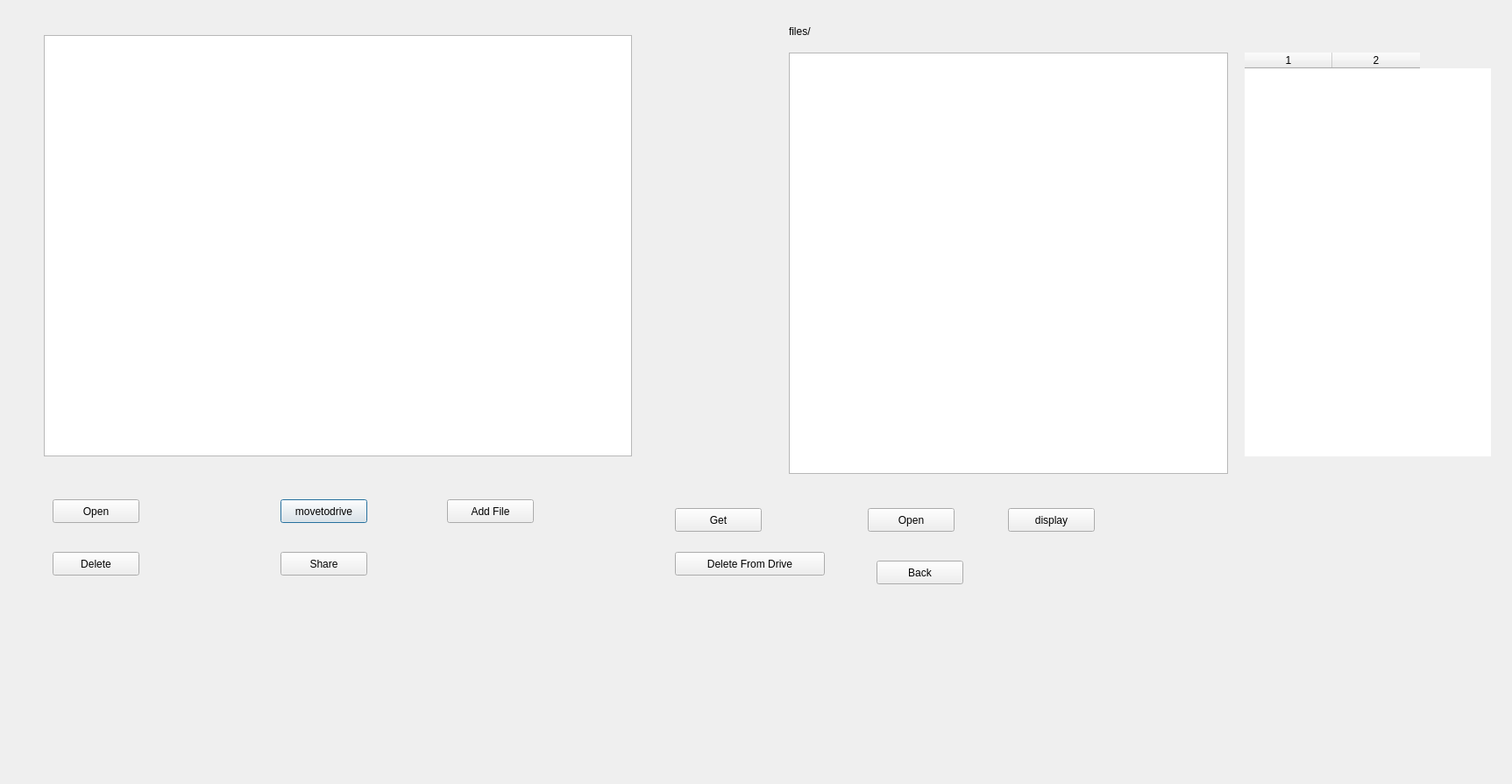
<?xml version="1.0" encoding="UTF-8"?>
<ui version="4.0">
 <class>file</class>
 <widget class="QDialog" name="file">
  <property name="geometry">
   <rect>
    <x>0</x>
    <y>0</y>
    <width>1725</width>
    <height>895</height>
   </rect>
  </property>
  <property name="windowTitle">
   <string>Dialog</string>
  </property>
  <widget class="QTreeView" name="treeView">
   <property name="geometry">
    <rect>
     <x>50</x>
     <y>40</y>
     <width>671</width>
     <height>481</height>
    </rect>
   </property>
  </widget>
  <widget class="QPushButton" name="pushButton">
   <property name="geometry">
    <rect>
     <x>320</x>
     <y>570</y>
     <width>99</width>
     <height>27</height>
    </rect>
   </property>
   <property name="text">
    <string>movetodrive</string>
   </property>
  </widget>
  <widget class="QListWidget" name="listWidget">
   <property name="geometry">
    <rect>
     <x>900</x>
     <y>60</y>
     <width>501</width>
     <height>481</height>
    </rect>
   </property>
  </widget>
  <widget class="QPushButton" name="pushButton_2">
   <property name="geometry">
    <rect>
     <x>1150</x>
     <y>580</y>
     <width>99</width>
     <height>27</height>
    </rect>
   </property>
   <property name="text">
    <string>display</string>
   </property>
  </widget>
  <widget class="QPushButton" name="pushButton_3">
   <property name="geometry">
    <rect>
     <x>60</x>
     <y>570</y>
     <width>99</width>
     <height>27</height>
    </rect>
   </property>
   <property name="text">
    <string>Open</string>
   </property>
  </widget>
  <widget class="QPushButton" name="pushButton_4">
   <property name="geometry">
    <rect>
     <x>60</x>
     <y>630</y>
     <width>99</width>
     <height>27</height>
    </rect>
   </property>
   <property name="text">
    <string>Delete</string>
   </property>
  </widget>
  <widget class="QPushButton" name="pushButton_5">
   <property name="geometry">
    <rect>
     <x>320</x>
     <y>630</y>
     <width>99</width>
     <height>27</height>
    </rect>
   </property>
   <property name="text">
    <string>Share</string>
   </property>
  </widget>
  <widget class="QPushButton" name="pushButton_6">
   <property name="geometry">
    <rect>
     <x>770</x>
     <y>580</y>
     <width>99</width>
     <height>27</height>
    </rect>
   </property>
   <property name="text">
    <string>Get</string>
   </property>
  </widget>
  <widget class="QPushButton" name="pushButton_7">
   <property name="geometry">
    <rect>
     <x>770</x>
     <y>630</y>
     <width>171</width>
     <height>27</height>
    </rect>
   </property>
   <property name="text">
    <string>Delete From Drive</string>
   </property>
  </widget>
  <widget class="QPushButton" name="pushButton_8">
   <property name="geometry">
    <rect>
     <x>510</x>
     <y>570</y>
     <width>99</width>
     <height>27</height>
    </rect>
   </property>
   <property name="text">
    <string>Add File</string>
   </property>
  </widget>
  <widget class="QPushButton" name="pushButton_9">
   <property name="geometry">
    <rect>
     <x>990</x>
     <y>580</y>
     <width>99</width>
     <height>27</height>
    </rect>
   </property>
   <property name="text">
    <string>Open</string>
   </property>
  </widget>
  <widget class="QPushButton" name="pushButton_10">
   <property name="geometry">
    <rect>
     <x>1000</x>
     <y>640</y>
     <width>99</width>
     <height>27</height>
    </rect>
   </property>
   <property name="text">
    <string>Back</string>
   </property>
  </widget>
  <widget class="QLabel" name="label">
   <property name="geometry">
    <rect>
     <x>900</x>
     <y>20</y>
     <width>501</width>
     <height>31</height>
    </rect>
   </property>
   <property name="text">
    <string>files/</string>
   </property>
  </widget>
  <widget class="QTableWidget" name="tableWidget">
   <property name="geometry">
    <rect>
     <x>1420</x>
     <y>60</y>
     <width>281</width>
     <height>461</height>
    </rect>
   </property>
   <property name="frameShape">
    <enum>QFrame::NoFrame</enum>
   </property>
   <property name="frameShadow">
    <enum>QFrame::Plain</enum>
   </property>
   <property name="sizeAdjustPolicy">
    <enum>QAbstractScrollArea::AdjustToContents</enum>
   </property>
   <property name="selectionBehavior">
    <enum>QAbstractItemView::SelectRows</enum>
   </property>
   <property name="columnCount">
    <number>2</number>
   </property>
   <column/>
   <column/>
  </widget>
 </widget>
 <resources/>
 <connections/>
</ui>
